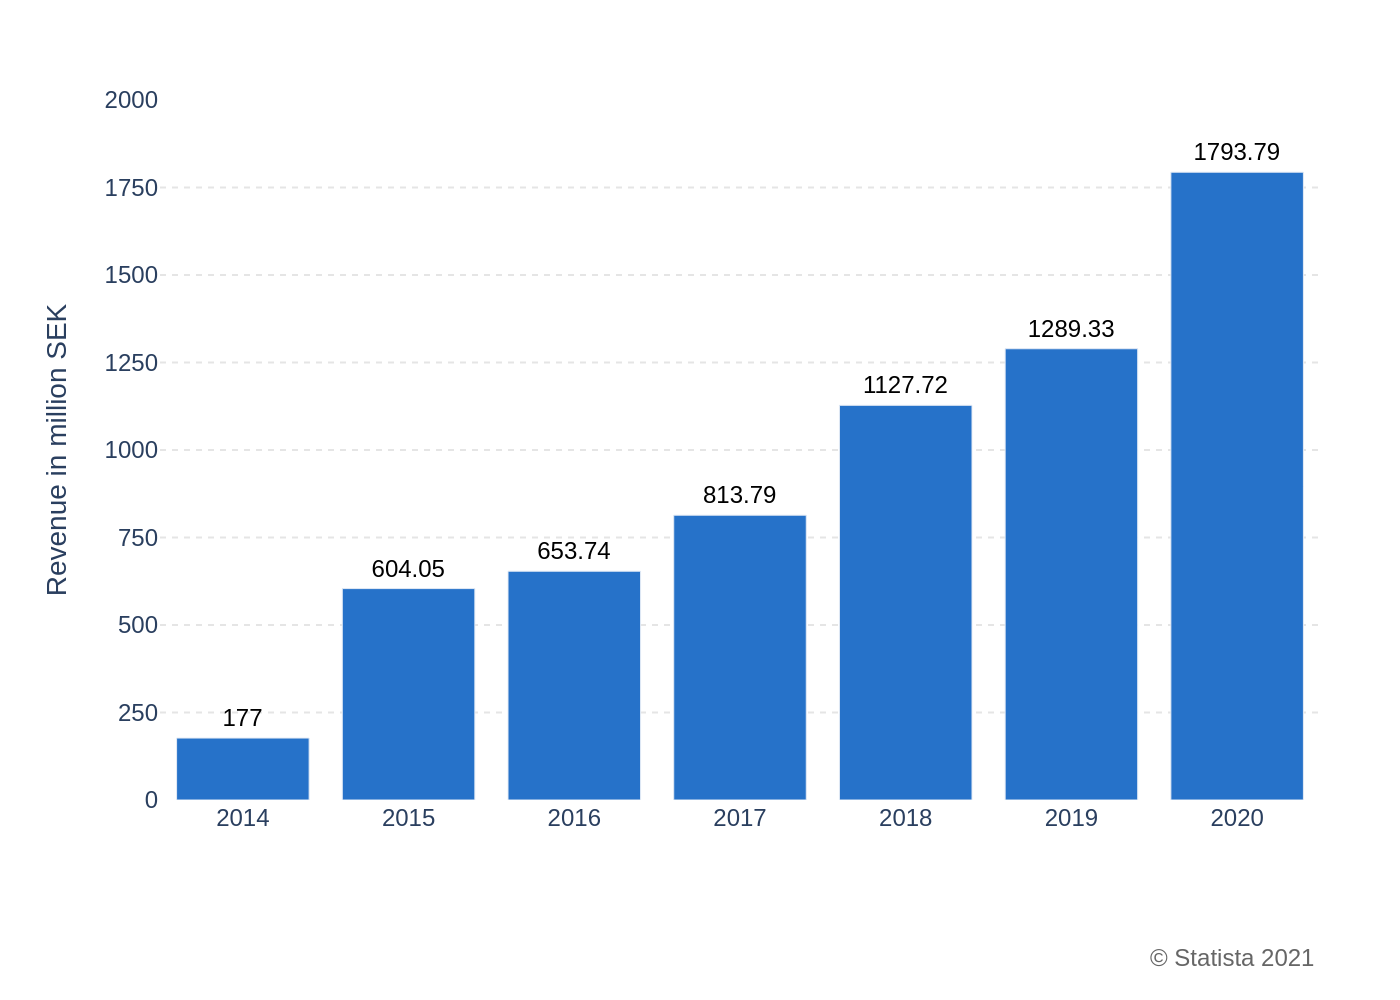

Generate this figure with Python:
import sys
import json
import plotly.graph_objects as go
from pathlib import Path

# --- 1. Load Data from Command-Line Argument ---
if len(sys.argv) != 2:
    print(f"Usage: python {Path(__file__).name} <json_file_path>")
    sys.exit(1)

json_file_path = Path(sys.argv[1])
if not json_file_path.is_file():
    print(f"Error: File not found at {json_file_path}")
    sys.exit(1)

try:
    with open(json_file_path, 'r', encoding='utf-8') as f:
        chart_config = json.load(f)
except json.JSONDecodeError:
    print(f"Error: Invalid JSON in {json_file_path}")
    sys.exit(1)

# --- 2. Prepare Data and Texts ---
data = chart_config['chart_data']
texts = chart_config['texts']
colors = chart_config['colors']

x_values = [d['x'] for d in data]
y_values = [d['y'] for d in data]

# --- 3. Create Chart Figure ---
fig = go.Figure()

# Add bar trace
fig.add_trace(go.Bar(
    x=x_values,
    y=y_values,
    text=y_values,
    textposition='outside',
    texttemplate='%{text}',
    marker_color=colors[0],
    cliponaxis=False  # Prevent text on top of bars from being clipped
))

# --- 4. Configure Layout ---
title_text = texts.get('title') if texts.get('title') else ''
if texts.get('subtitle'):
    title_text += f"<br><sub>{texts['subtitle']}</sub>"

fig.update_layout(
    font_family="Arial",
    plot_bgcolor='white',
    showlegend=False,
    margin=dict(l=80, r=40, t=50, b=100),
    title=dict(
        text=title_text,
        x=0.05,
        xanchor='left'
    ),
    xaxis=dict(
        title_text=texts.get('xaxis_title'),
        showgrid=False,
        tickmode='array',
        tickvals=x_values,
        ticktext=[str(x) for x in x_values] # Ensure x-axis labels are treated as categories
    ),
    yaxis=dict(
        title_text=texts.get('yaxis_title'),
        range=[0, 2000],
        tickvals=[0, 250, 500, 750, 1000, 1250, 1500, 1750, 2000],
        gridcolor='#e5e5e5',
        gridwidth=1,
        griddash='dot'
    ),
    annotations=[
        dict(
            text=texts.get('source', ''),
            showarrow=False,
            xref='paper',
            yref='paper',
            x=1.0,
            y=-0.2,
            xanchor='right',
            yanchor='top',
            align='right',
            font=dict(size=12, color='#666666')
        )
    ]
)

# Update text font properties on the bars
fig.update_traces(textfont_size=12, textfont_color='black')


# --- 5. Output Image ---
base_filename = json_file_path.stem
output_filename = f"{base_filename}.png"
fig.write_image(output_filename, scale=2)

print(f"Chart saved to {output_filename}")
